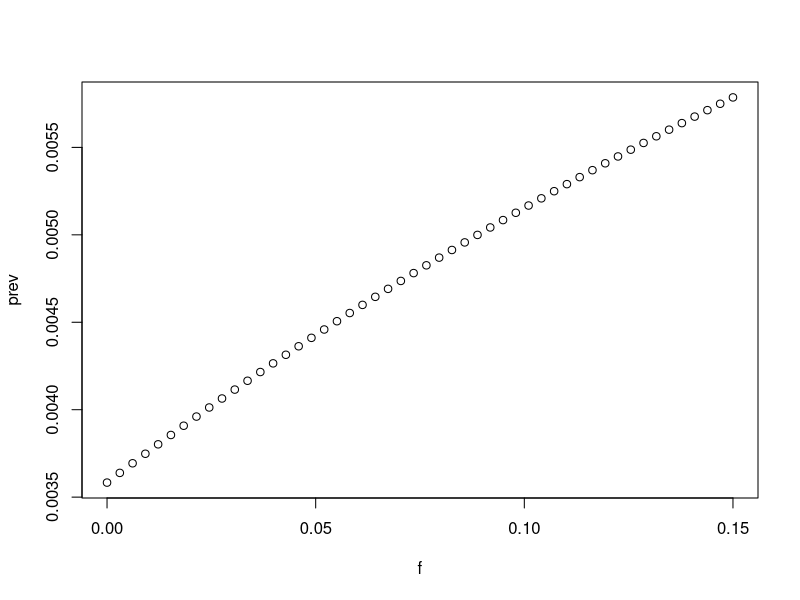

Source code (R):
rm(list=ls(all=TRUE)) #clears workspace

K = 500000
gamma = 91.25#E -> I
rho = 30#I -> C
lambda = 0.5#force of infection
b = 1.2#births
mu = 0.15#natural mortality
c <- (b - mu)/K#strength of density dependence
alpha = 2#disease mortality

f <- seq(0,0.15,length=50)

Nstar <- K - f/c
Istar_n <- (gamma*lambda)*(b*K + 2*f*K - (b*f)/c - (f^2)/c - c*K^2) 
Istar_d <- ((mu+f+alpha+rho)*(mu+f+gamma)*(mu+f+lambda))
Istar <- Istar_n/Istar_d
prev <- Istar/Nstar

plot(f,prev)